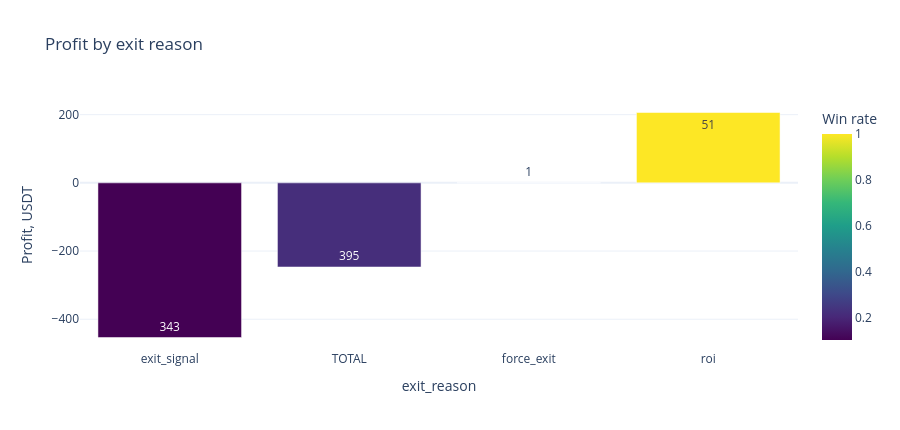

Notebook code cell kept with this figure:
### Code cell
if exit_summary.empty:
    display(HTML("<p>No exit reason summary found.</p>"))
else:
    fig = px.bar(
        exit_summary.sort_values("profit_total_abs"),
        x="exit_reason",
        y="profit_total_abs",
        color="winrate",
        text="trades",
        title="Profit by exit reason",
        color_continuous_scale="Viridis",
        labels={"profit_total_abs": "Profit, USDT", "winrate": "Win rate"},
    )
    fig.update_layout(height=430)
    fig.show()

    display(
        exit_summary[
            ["exit_reason", "trades", "profit_total_abs", "profit_total", "winrate", "profit_factor"]
        ].style.format(
            {
                "profit_total_abs": "{:.2f}",
                "profit_total": "{:.2%}",
                "winrate": "{:.2%}",
                "profit_factor": "{:.2f}",
            }
        )
    )

### Figure 1 — Plotly figure (JSON) as saved in the notebook; plotly's stock layout.template omitted (floating-point values rounded to 4 significant figures)
{"data": [{"hovertemplate": "exit_reason=%{x}<br>Profit, USDT=%{y}<br>trades=%{text}<br>Win rate=%{marker.color}<extra></extra>", "legendgroup": "", "marker": {"color": [0.105, 0.2228, 1.0, 1.0], "coloraxis": "coloraxis", "pattern": {"shape": ""}}, "name": "", "orientation": "v", "showlegend": false, "text": [343.0, 395.0, 1.0, 51.0], "textposition": "auto", "type": "bar", "x": ["exit_signal", "TOTAL", "force_exit", "roi"], "xaxis": "x", "y": [-453.6, -246.8, 0.4101, 206.3], "yaxis": "y"}], "layout": {"barmode": "relative", "coloraxis": {"colorbar": {"title": {"text": "Win rate"}}, "colorscale": [[0, "#440154"], [0.1111, "#482878"], [0.2222, "#3e4989"], [0.3333, "#31688e"], [0.4444, "#26828e"], [0.5556, "#1f9e89"], [0.6667, "#35b779"], [0.7778, "#6ece58"], [0.8889, "#b5de2b"], [1, "#fde725"]]}, "height": 430, "legend": {"tracegroupgap": 0}, "title": {"text": "Profit by exit reason"}, "xaxis": {"anchor": "y", "domain": [0, 1], "title": {"text": "exit_reason"}}, "yaxis": {"anchor": "x", "domain": [0, 1], "title": {"text": "Profit, USDT"}}}}
